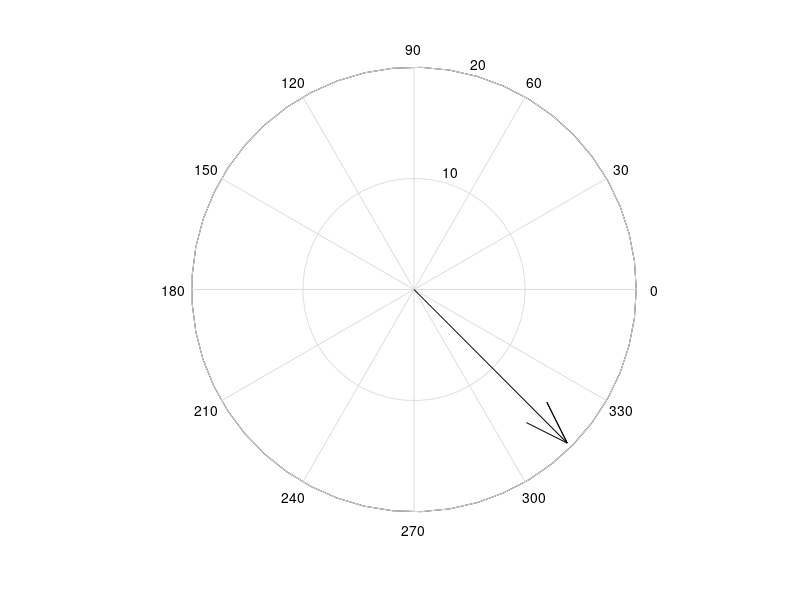

MATLAB code for this plot: (Note: this script raises an error after producing the figure.)
Vr = 13.79; Vc = -13.82i; r = 5596;
 
handle = compass(Vr+Vc, 'k');
handle.LineWidth = 2;
hold on;
handle = compass(Vc);
handle.LineWidth = 2;

handle = compass(Vr, 'r');
handle.LineWidth = 2;

ax = gca;
ax.TickLabelInterpreter = 'latex';
ax.LineWidth = 2;
lg = legend('$V_R+V_C$', '$V_C$', '$V_R$');
lg.Interpreter = 'latex';
set(ax,'TickLabelInterpreter','latex');
grid on;
